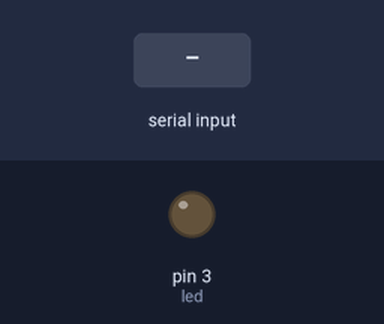
Simulated run of this sketch. Board: Arduino Uno, built with avr-gcc and run on an emulated ATmega328P. Shown: output pins drawn as LEDs (lit = HIGH). The test bench sets the inputs (shaded band).

Above: at 1.2 s.
1.3 s: "1" received over Serial
At 1.8 s:
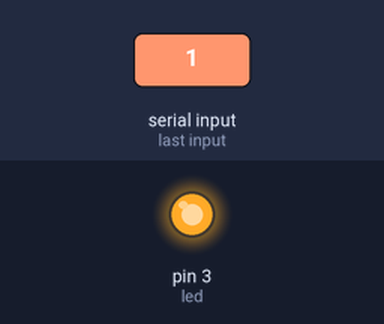
2.8 s: "0" received over Serial
At 4.1 s:
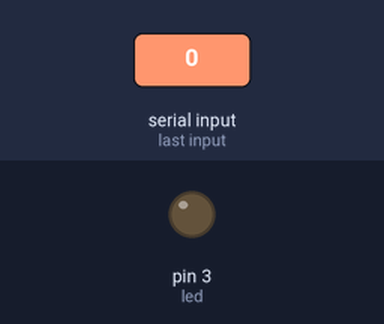
Timing chart, 0 to 5.8 s (numbered marks = the images above; inputs shaded):
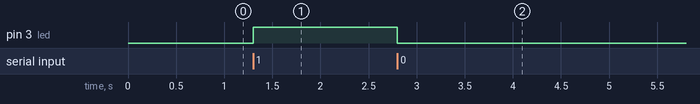

The sketch:

p1.ino
```cpp
int led=3;
char ch;

void setup() {
  Serial.begin(9600);
  pinMode(led,OUTPUT);
}

void loop() {
  while(Serial.available())
  {
    ch = Serial.read();
    if (ch == '1')
    {
      digitalWrite(led,1);
    }
    else if (ch == '0')
    {
      digitalWrite(led,0);
    }
  }
}
```

Measured:
- after the input at 1.3 s, pin 3 (led): LOW → HIGH at once
- after the input at 2.8 s, pin 3 (led): HIGH → LOW at once
